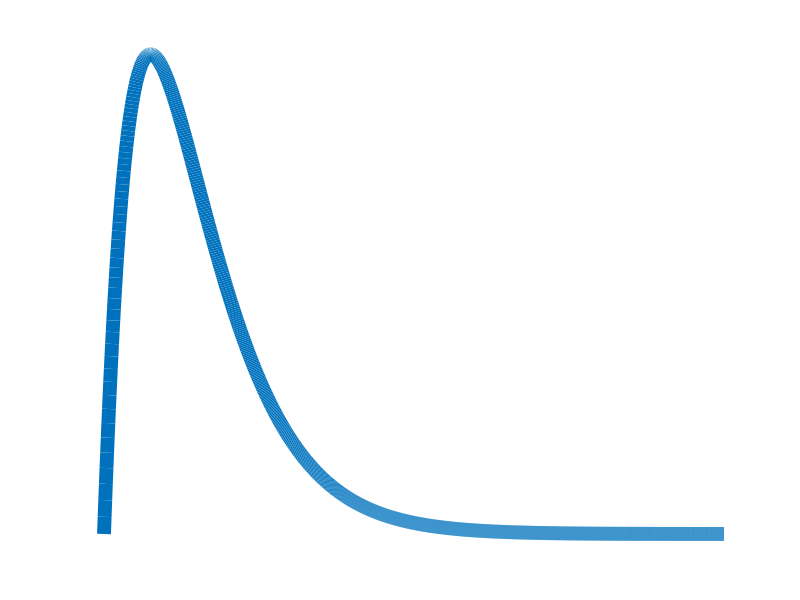

Write the MATLAB code that produced this figure. (Note: this script raises an error after producing the figure.)
% distribution plotting
F = 0;

%% GAMMA
F = F + 1;
figure(F); clf; hold on
set(1,'color',[1 1 1])

xs = 0:.01:10;
plot(xs,gampdf(xs,2,.75),'linewidth',10)
axis off
export_fig('gamma.png','-nocrop')


%% UNIF
F = F + 1;
figure(F); clf; hold on
xs = -5:55;
plot(xs,unifpdf(xs,0,50),'linewidth',10)
axis off
export_fig('unif.png','-nocrop')

%% NORMAL
F = F + 1;
figure(F); clf; hold on
xs = -5:.1:5;
plot(xs,normpdf(xs,0,1),'linewidth',10)
axis off
export_fig('norm.png','-nocrop')